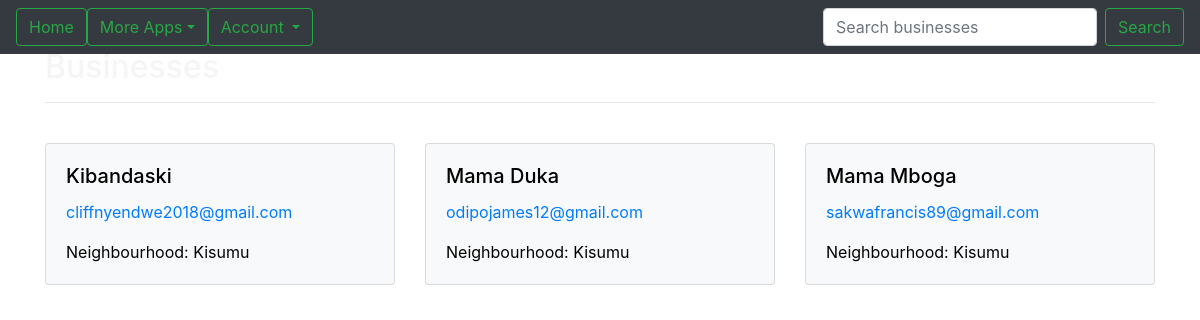
Screenshot of /business (signed in) with the database file from the repository.
### Neigh/models.py (models this page shows, shortened)
class Business(models.Model):
  name = models.CharField(max_length=60)
  email = models.EmailField()
  neighbourhood = models.ForeignKey(Neighbourhood, on_delete=models.CASCADE)
  class Meta:
    ordering = ['name']

class Neighbourhood(models.Model):
  name = models.CharField(max_length=60,default='name')
  image = models.ImageField(upload_to = 'photos/')
  location = models.CharField(max_length=60)
  occupants_count = models.PositiveIntegerField()
  email = models.EmailField(max_length=60,default='email')
  description = models.TextField(default='description')
  def __str__(self):
    return self.name
  class Meta:
    ordering = ['name']

### Neigh/views.py (the view)
# urls.py: url(r'^business$', views.business,name = 'business'),
@login_required(login_url='/accounts/login/')
def business(request):
  id = request.user.id
  profile = Profile.objects.get(user=id)
  try:
    businesses = Business.objects.filter(neighbourhood=profile.neighbourhood)
  except ObjectDoesNotExist:
    businesses = []
  return render(request, 'business.html',{'businesses':businesses,'profile':profile})

### Neigh/templates/business.html
{% extends "base.html" %}
{% block content %}
<div class="container">
  <div class="intro">
    <h2>Businesses</h2>
  </div>
<hr>
<br>
{% if businesses %}
<div class="row">
{% for business in businesses %}
    <div class="col-sm-4" style="margin-bottom: 2em;">
      <div class="card bg-light">
        <div class="card-body">
          <h5 class="card-title firstletter" style="color:black">{{business.name}}</h5>
          <p class="card-text"><a class='maillink' href="mailto:{{profile.contact}}">{{business.email}}</a></p>
          <p class="card-text"><a  style="color:black">Neighbourhood: {{business.neighbourhood}}</a></p>
        </div>
      </div>
    </div>
{% endfor %}
</div>
{% else %}
<h4>No Businesses to show, Add one <a href="{% url 'newbusiness' %}">here</a></h4>
{% endif %}
</div>
{% endblock %}

### Neigh/templates/base.html (style rules this page uses)
body { background: linear-gradient(to right, #16222a, #3a6073); color: whitesmoke; background-image:url('https://images.unsplash.com/photo-1444464666168-49d633b86797?ixlib=rb-1.2.1&ixid=eyJhcHBfaWQiOjEyMDd9&auto=format&fit=crop&w=749&q=80'); background-size:cover; }

### rows the page displays
Business: name "Kibandaski", email "cliffnyendwe2018@gmail.com", neighbourhood "Kisumu"
Business: name "Mama Duka", email "odipojames12@gmail.com", neighbourhood "Kisumu"
Business: name "Mama Mboga", email "sakwafrancis89@gmail.com", neighbourhood "Kisumu"
